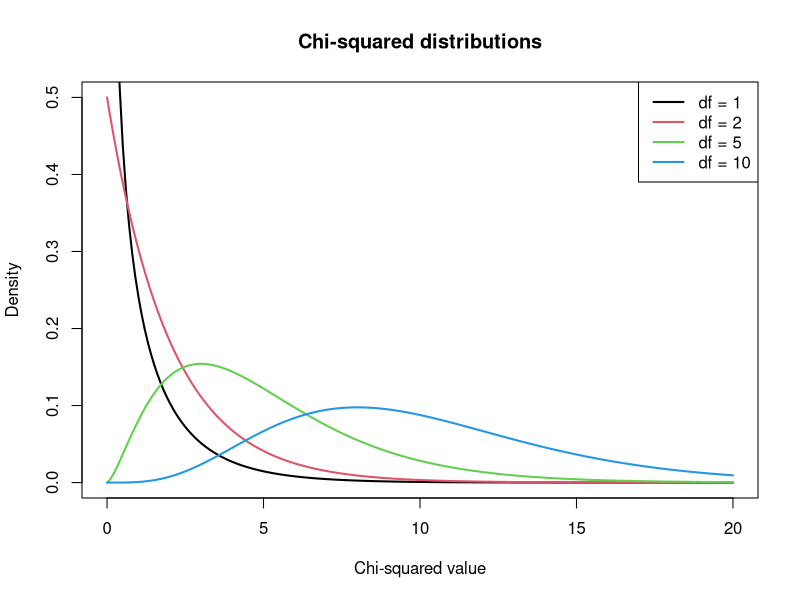
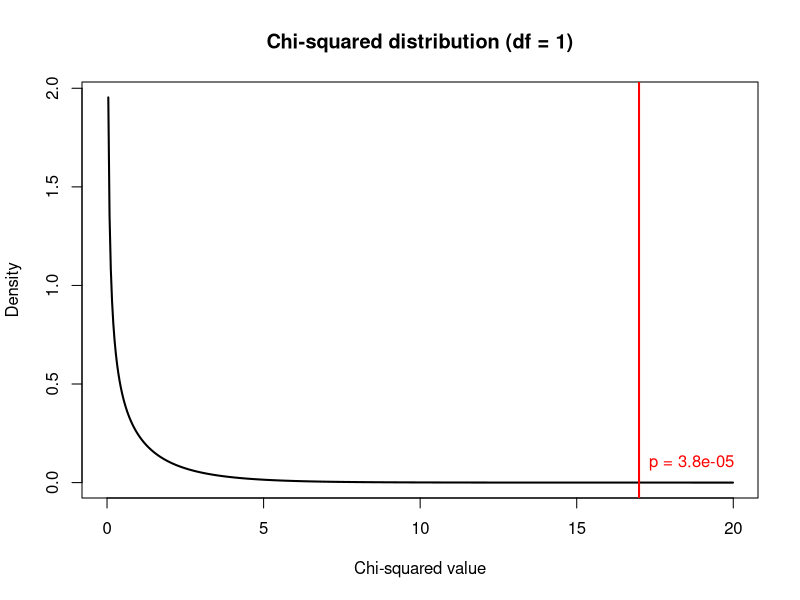
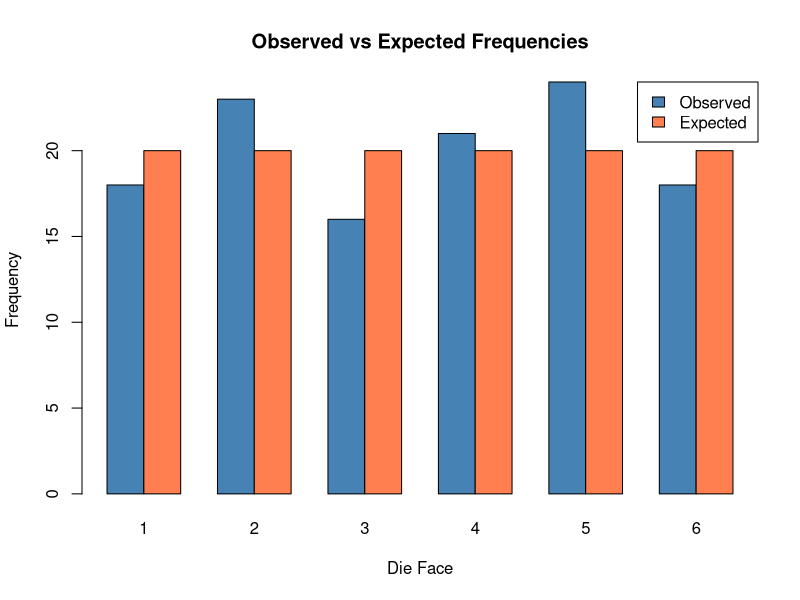

These figures' R source, in order:
## ---- chunk 1
suppressPackageStartupMessages({
  library(tidyverse)
  library(knitr)
})
knitr::opts_chunk$set(echo = TRUE)
## ---- chunk 2
x <- seq(0, 20, length = 200)

plot(x, dchisq(x, df = 1), type = "l", lwd = 2, col = 1,
     ylim = c(0, 0.5), ylab = "Density", xlab = "Chi-squared value",
     main = "Chi-squared distributions")
lines(x, dchisq(x, df = 2), lwd = 2, col = 2)
lines(x, dchisq(x, df = 5), lwd = 2, col = 3)
lines(x, dchisq(x, df = 10), lwd = 2, col = 4)
legend("topright", legend = paste("df =", c(1, 2, 5, 10)),
       col = 1:4, lwd = 2)
## ---- chunk 3
data <- matrix(
  c(60, 40, 30, 70),
  nrow = 2,
  byrow = TRUE
)

colnames(data) <- c("Cancer", "NoCancer")
rownames(data) <- c("Smoker", "NonSmoker")

data
## ---- chunk 4
# Row and column totals
row_totals <- rowSums(data)
col_totals <- colSums(data)
grand_total <- sum(data)

row_totals
col_totals
grand_total

# Calculate expected values
expected <- outer(row_totals, col_totals) / grand_total
expected
## ---- chunk 5
# Chi-squared = sum of (observed - expected)^2 / expected
chi_sq <- sum((data - expected)^2 / expected)
chi_sq
## ---- chunk 6
result <- chisq.test(data)
result
## ---- chunk 7
# Observed values
result$observed

# Expected values (same as our manual calculation)
result$expected

# Residuals: (observed - expected) / sqrt(expected)
result$residuals
## ---- chunk 8
x2 <- result$statistic
df <- result$parameter

x <- seq(0, x2 + 3, length = 500)

plot(x, dchisq(x, df), type = "l", lwd = 2,
     ylab = "Density", xlab = "Chi-squared value",
     main = paste0("Chi-squared distribution (df = ", df, ")"))
abline(v = x2, col = "red", lwd = 2)

# Shade the rejection region
x_shade <- seq(x2, x2 + 3, length = 100)
polygon(c(x_shade, rev(x_shade)),
        c(dchisq(x_shade, df), rep(0, length(x_shade))),
        col = rgb(1, 0, 0, 0.3), border = NA)
text(x2, 0.1, paste("p =", format.pval(result$p.value, digits = 2)),
     pos = 4, col = "red")
## ---- chunk 9
# Create a 3x3 table
job_data <- matrix(
  c(20, 25, 15,    # High school
    30, 40, 20,    # Bachelor's
    15, 30, 25),   # Graduate
  nrow = 3,
  byrow = TRUE
)

colnames(job_data) <- c("Low", "Medium", "High")
rownames(job_data) <- c("HighSchool", "Bachelors", "Graduate")

job_data

result2 <- chisq.test(job_data)
result2
## ---- chunk 10
# View expected values
round(result2$expected, 1)
## ---- chunk 11
set.seed(1984)

# Generate independent data
n <- 200
gender <- sample(c("Male", "Female"), n, replace = TRUE)
preference <- sample(c("Tea", "Coffee"), n, replace = TRUE)

indep_table <- table(gender, preference)
indep_table

chisq.test(indep_table)
## ---- chunk 12
observed <- c(18, 23, 16, 21, 24, 18)
names(observed) <- 1:6

# Expected: equal probability for each face
expected_prob <- rep(1/6, 6)

# Goodness of fit test
gof_result <- chisq.test(observed, p = expected_prob)
gof_result
## ---- chunk 13
barplot(
  rbind(observed, expected_prob * sum(observed)),
  beside = TRUE,
  col = c("steelblue", "coral"),
  names.arg = 1:6,
  xlab = "Die Face",
  ylab = "Frequency",
  main = "Observed vs Expected Frequencies",
  legend.text = c("Observed", "Expected"),
  args.legend = list(x = "topright")
)
## ---- chunk 14
observed_plants <- c(315, 108, 101, 32)
names(observed_plants) <- c("Round-Yellow", "Round-Green",
                            "Wrinkled-Yellow", "Wrinkled-Green")

# Expected ratio 9:3:3:1
expected_ratio <- c(9, 3, 3, 1) / 16

mendel_test <- chisq.test(observed_plants, p = expected_ratio)
mendel_test
## ---- chunk 15
# Check expected values
result$expected

# All expected values >= 5, so assumption is met
all(result$expected >= 5)
## ---- chunk 16
# Small sample example
small_data <- matrix(c(3, 2, 1, 4), nrow = 2)
rownames(small_data) <- c("Treatment", "Control")
colnames(small_data) <- c("Success", "Failure")

small_data

# Chi-squared test warns about small expected values
chisq.test(small_data)

# Use Fisher's exact test instead
fisher.test(small_data)
## ---- chunk 17
# Calculate Cramer's V for the smoking example
chi_sq <- result$statistic
n <- sum(data)
k <- min(nrow(data), ncol(data))

cramers_v <- sqrt(chi_sq / (n * (k - 1)))
cramers_v
## ---- chunk 18
# With Yates' correction (default)
chisq.test(data)

# Without Yates' correction
chisq.test(data, correct = FALSE)
